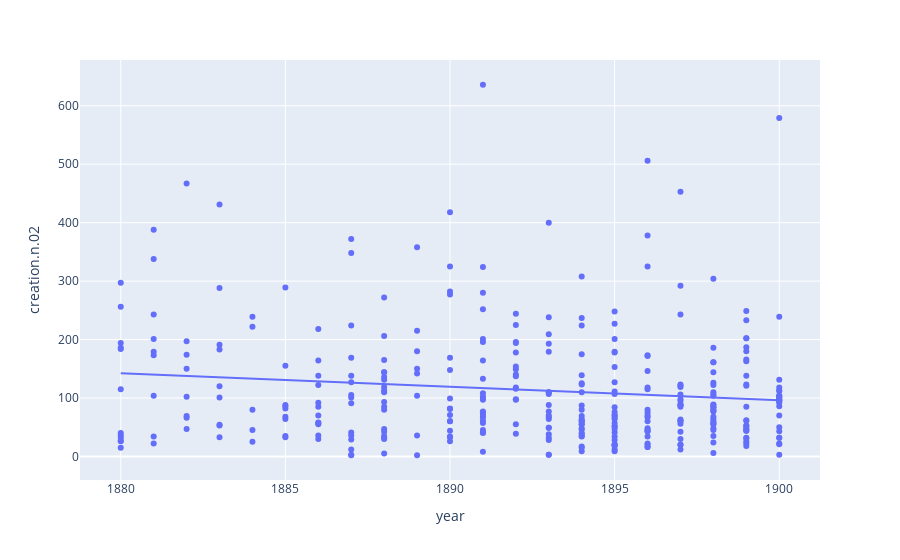

Notebook code for this chart:
### Code cell
px.scatter(df, x='year', y='creation.n.02', trendline='ols')

### Figure 1 — Plotly figure (JSON) as saved in the notebook; plotly's stock layout.template omitted (floating-point values rounded to 4 significant figures; data arrays with more than 128 entries replaced by an {"elided": "..."} marker saying what was removed)
{"data": [{"hovertemplate": "year=%{x}<br>creation.n.02=%{y}<extra></extra>", "legendgroup": "", "marker": {"color": "#636efa", "symbol": "circle"}, "mode": "markers", "name": "", "orientation": "v", "showlegend": false, "type": "scatter", "x": {"elided": "357 int values"}, "xaxis": "x", "y": {"elided": "357 int values"}, "yaxis": "y"}, {"hovertemplate": "<b>OLS trendline</b><br>creation.n.02 = -2.30231 * year + 4470.47<br>R<sup>2</sup>=0.017952<br><br>year=%{x}<br>creation.n.02=%{y} <b>(trend)</b><extra></extra>", "legendgroup": "", "marker": {"color": "#636efa", "symbol": "circle"}, "mode": "lines", "name": "", "showlegend": false, "type": "scatter", "x": {"elided": "356 int values"}, "xaxis": "x", "y": {"elided": "356 float values"}, "yaxis": "y"}], "layout": {"autosize": true, "legend": {"tracegroupgap": 0}, "margin": {"t": 60}, "xaxis": {"anchor": "y", "autorange": true, "domain": [0, 1], "range": [1879.0, 1901.0], "title": {"text": "year"}, "type": "linear"}, "yaxis": {"anchor": "x", "autorange": true, "domain": [0, 1], "range": [-47.09, 685.1], "title": {"text": "creation.n.02"}, "type": "linear"}}}
